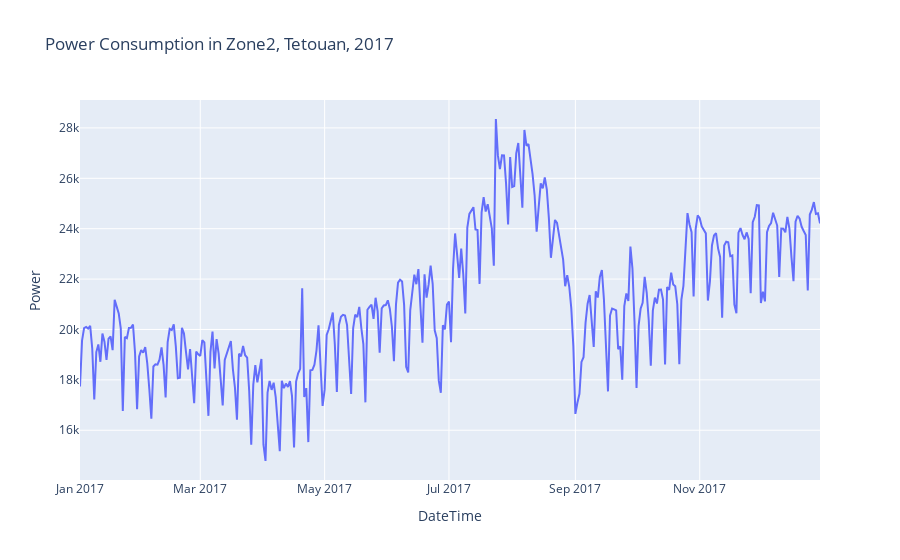

Notebook code for this chart:
### Code cell
# Line chart of Zone 2
zon = dfd_melted['Zone'] == 'Zone2'
px.line(dfd_melted[zon], x='DateTime', y='Power', 
        hover_data={'Power':':.2f'},
        title='Power Consumption in Zone2, Tetouan, 2017')

### Figure 1 — Plotly figure (JSON) as saved in the notebook; plotly's stock layout.template omitted (floating-point values rounded to 4 significant figures; data arrays with more than 128 entries replaced by an {"elided": "..."} marker saying what was removed)
{"data": [{"hovertemplate": "DateTime=%{x}<br>Power=%{y:.2f}<extra></extra>", "legendgroup": "", "line": {"color": "#636efa", "dash": "solid"}, "marker": {"symbol": "circle"}, "mode": "lines", "name": "", "orientation": "v", "showlegend": false, "type": "scatter", "x": {"elided": "364 str values"}, "xaxis": "x", "y": {"elided": "364 float values"}, "yaxis": "y"}], "layout": {"legend": {"tracegroupgap": 0}, "title": {"text": "Power Consumption in Zone2, Tetouan, 2017"}, "xaxis": {"anchor": "y", "domain": [0, 1], "title": {"text": "DateTime"}}, "yaxis": {"anchor": "x", "domain": [0, 1], "title": {"text": "Power"}}}}
